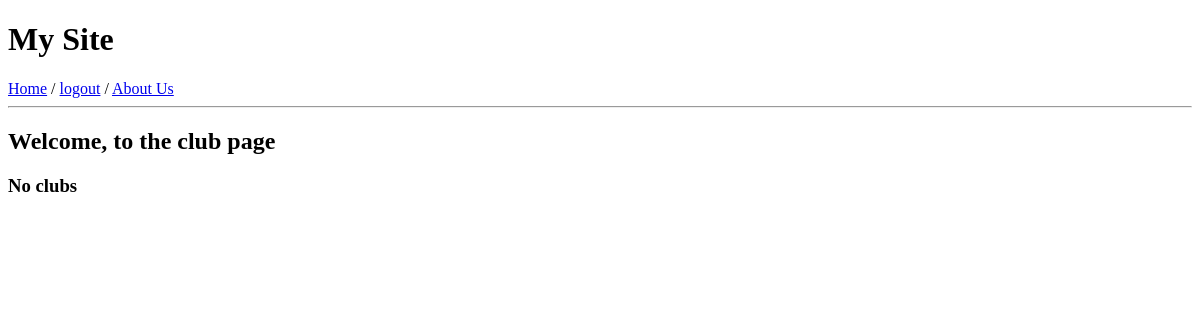
The app's page /club/ (signed in), older data.
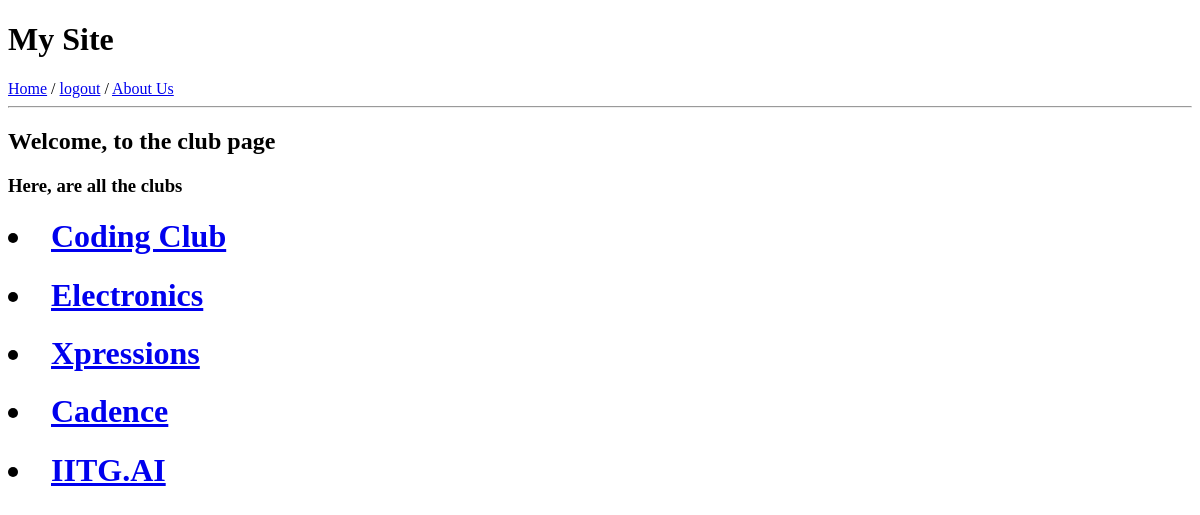
The same page, newer data.
### club/models.py (models this page shows, shortened)
class Club(models.Model):
        club_name = models.CharField(max_length=50, choices=CLUBS)
        secretary = models.CharField(max_length=30)
        club_id= models.CharField(max_length=50)

### club/views.py (the view)
# urls.py: path('', views.index, name='index'),
@login_required(login_url="/login/")
def index(request):
    all_clubs = Club.objects.all()
    context = {'all_clubs': all_clubs}
    return render(request, 'clubs.html', context)

### clubevents/templates/clubs.html
{% extends 'base.html' %}
{% block content %}
  <h2>Welcome, to the club page</h2>
  {% if all_clubs %}
    <h3>Here, are all the clubs</h3>
    {% for club in all_clubs %}
        <h1><li><a href= "{% url 'detail' club.club_id %}"  >{{ club.club_name }}</a></li></h1>
    {% endfor %}
  {% else %}
    <h3>No clubs</h3>
  {% endif %}
{% endblock %}

Row changes from the older to the newer data that the page shows:
added Club: club_name "Coding Club"
added Club: club_name "Electronics"
added Club: club_name "Xpressions"
added Club: club_name "Cadence"
added Club: club_name "IITG.AI"
Text that changed along with them:
text no longer shown: "No clubs"
text now shown: "Here, are all the clubs"
